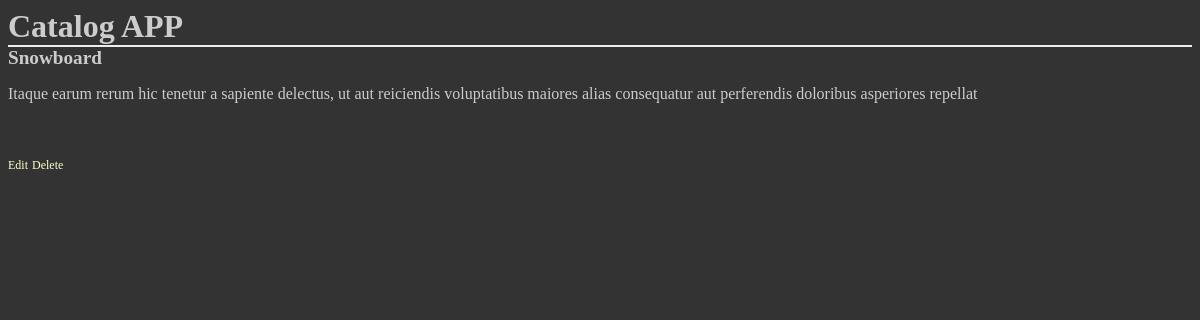
Page /catalog/Snowboarding/Snowboard/ on the committed database.
### database_setup.py (models this page shows, shortened)
class Item(Base):
    __tablename__ = 'item'
    name = Column(String(80), primary_key=True)
    itemCategory = Column(String(80), ForeignKey('category.name'))
    description = Column(String(2000))
    time = Column(DateTime, server_default=func.now())
    category = relationship(Category)

### application.py (the view)
@app.route('/catalog/<itemCategory>/<item>/')
def showItemDescription(itemCategory, item):
	item = session.query(Item).filter_by(name=item).first()
	return	render_template("item_description.html", item = item)

### templates/item_description.html (shortened to what this page needs)
<html>
<head>
	<link rel="stylesheet" type="text/css" href="{{url_for('static', filename='styles.css') }}">
</head>
<body>
<h1> Catalog APP </h1>
<h2> {{item.name}} </h2>
<p> {{item.description}} </p> </br></br>
<a href='{{url_for('editItem', itemCategory=item.itemCategory, item=item.name ) }}'>Edit</a>
<a href='{{url_for('deleteItem', itemCategory=item.itemCategory, item=item.name ) }}'>Delete</a>
</body>
</html>

### static/styles.css (style rules this page uses)
body { font-family: 'Droid Serif', serif; background-color: #333333; }
h1, h2, h3, h4 { color: #CCCCCC; }
h1, h2 { font-family: 'Georgia', serif; margin: 0; }
h1 { border-bottom: 2px solid #eee; }
h2 { font-size: 1.2em; }
p { color: #CCCCCC; }
a { text-decoration: none; color:#FFFFCC; font-size: .75em; }

### rows in the picture
Item: name "Snowboard", description "Itaque earum rerum hic tenetur a sapiente delectus, ut aut reiciendis voluptatibus maiores alias consequatur aut perferendis doloribus asperiores repellat"
